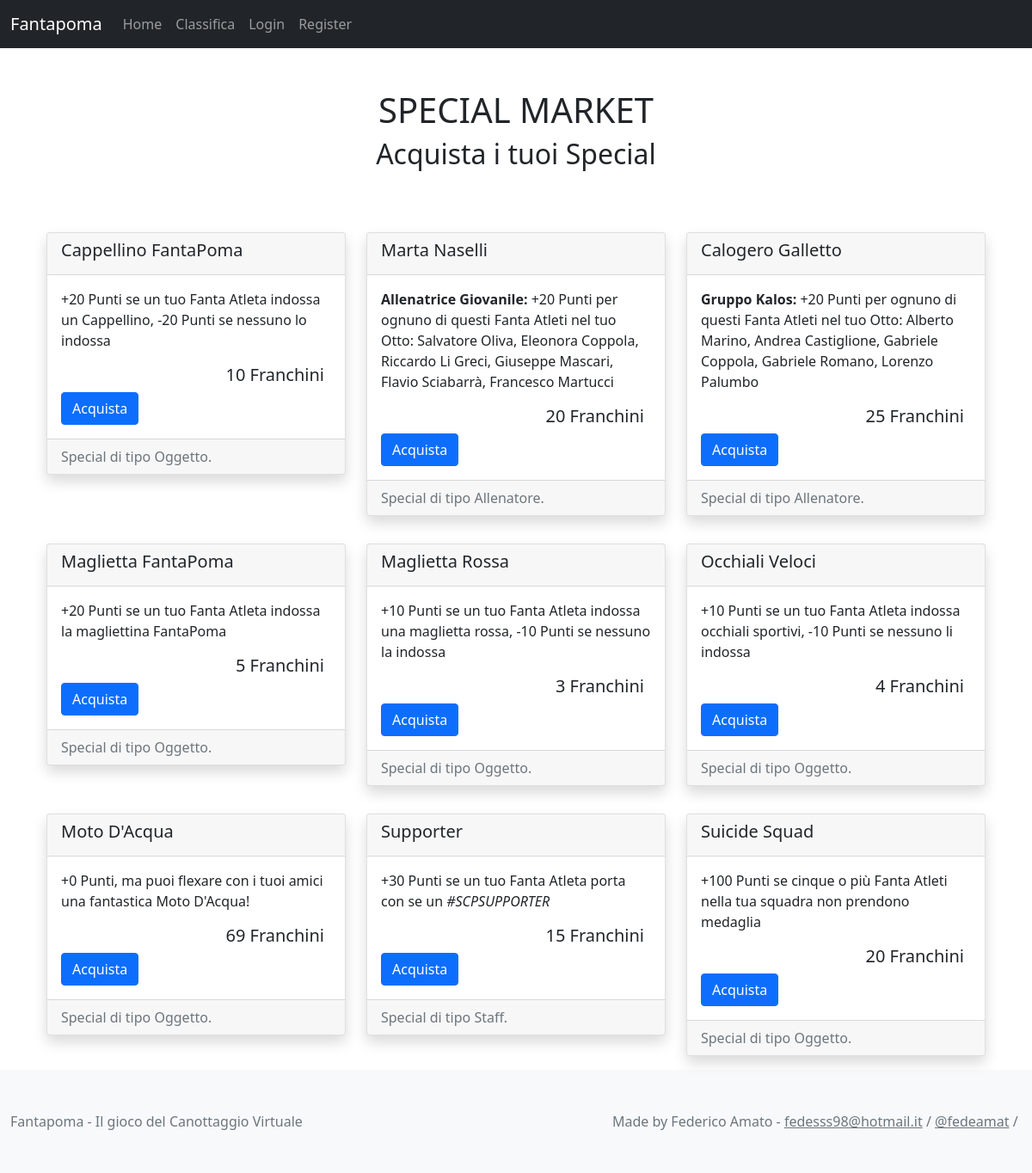
/fantapoma/special-market, run on the app's committed database.
### fantapoma/models.py (models this page shows, shortened)
class Special(models.Model):
    COACH = 'CCH'
    OBJECT = 'OBJ'
    STAFF = 'STFF'
    SPECIAL_CLASSES = (
        (COACH, 'allenatore'),
        (OBJECT, 'oggetto'),
        (STAFF, 'staff'),
    )
    name = models.CharField(max_length=200)
    special_class = models.CharField(max_length=50, choices=SPECIAL_CLASSES, default='oggetto')
    special = models.TextField(null=True, blank=True)
    price = models.IntegerField(default=0)
    players = models.ManyToManyField(User, blank=True, related_name='specials_set')
    @property
    def tipo(self):
        return str(dict(self.SPECIAL_CLASSES)[self.special_class]).capitalize()

### fantapoma/views.py (the view)
# urls.py: path('special-market', ListSpecialsView.as_view(), name='special-market'),
class ListSpecialsView(ListView):
    template_name = "fantapoma/special_market.html"
    model = Special

### fantapoma/templates/fantapoma/special_market.html (shortened to what this page needs)
{% extends "base.html" %}
{% block content %}
<div class="container header text-center mt-5">
  <h1>SPECIAL MARKET</h1>
  <h2>Acquista i tuoi Special</h2>
</div>
<div class="container card-container mt-5">
  <div class="container-fluid object">
    <div class="row">
    {% for object in object_list %}
      <div class="col-sm-4 my-3">
        <div class="card shadow">
          <div class="card-header">
            <h5>{{object.name}}</h5>
          </div>
          <div class="card-body">
            <p class="card-text">{{ object.special|safe }}</p>
            <h5 class="card-text text-end m-2">{{object.price}} Franchini</h5>
            {% if request.user in object.players.all %}
              <button class="btn btn-primary" disabled>Acquista</button>
            {% else %}
              <a href="{% url 'fantapoma:buy_special' object.id %}" class="btn btn-primary">Acquista</a>
            {% endif %}
          </div>
          <div class="card-footer text-muted">
            Special di tipo {{ object.tipo }}.
          </div>
        </div>
      </div>
    {% endfor %}
    </div>
  </div>
</div>
{% endblock %}

### data on the page
Special: name "Cappellino FantaPoma", special "+20 Punti se un tuo Fanta Atleta indossa un Cappellino, -20 Punti se nessuno lo indossa", price "10", shows "Acquista", tipo "Oggetto"
Special: name "Marta Naselli", special "Allenatrice Giovanile: +20 Punti per ognuno di questi Fanta Atleti nel tuo Otto: Salvatore Oliva, Eleonora Coppola, Riccardo Li Greci, Giuseppe Mascari, Flavio Sciabarrà, Francesco Martucci", price "20", shows "Acquista", tipo "Allenatore"
Special: name "Calogero Galletto", special "Gruppo Kalos: +20 Punti per ognuno di questi Fanta Atleti nel tuo Otto: Alberto Marino, Andrea Castiglione, Gabriele Coppola, Gabriele Romano, Lorenzo Palumbo", price "25", shows "Acquista", tipo "Allenatore"
Special: name "Maglietta FantaPoma", special "+20 Punti se un tuo Fanta Atleta indossa la magliettina FantaPoma", price "5", shows "Acquista", tipo "Oggetto"
Special: name "Maglietta Rossa", special "+10 Punti se un tuo Fanta Atleta indossa una maglietta rossa, -10 Punti se nessuno la indossa", price "3", shows "Acquista", tipo "Oggetto"
Special: name "Occhiali Veloci", special "+10 Punti se un tuo Fanta Atleta indossa occhiali sportivi, -10 Punti se nessuno li indossa", price "4", shows "Acquista", tipo "Oggetto"
Special: name "Moto D'Acqua", special "+0 Punti, ma puoi flexare con i tuoi amici una fantastica Moto D'Acqua!", price "69", shows "Acquista", tipo "Oggetto"
Special: name "Supporter", special "+30 Punti se un tuo Fanta Atleta porta con se un #SCPSUPPORTER", price "15", shows "Acquista", tipo "Staff"
Special: name "Suicide Squad", special "+100 Punti se cinque o più Fanta Atleti nella tua squadra non prendono medaglia", price "20", shows "Acquista", tipo "Oggetto"
